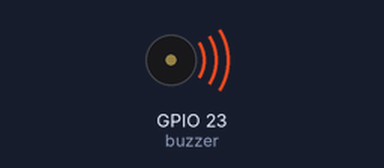
A program run on a simulated Raspberry Pi (BCM pin numbers). Shown: buzzer (waves = sounding, pin HIGH). What the program prints to the terminal is not drawn. At 2.0 s the program stops and its outputs stay as they are.

Above: at 0.1 s.
At 2.1 s:
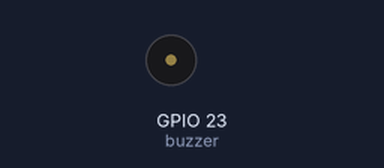
Timing chart, 0 to 3.5 s (numbered marks = the images above):
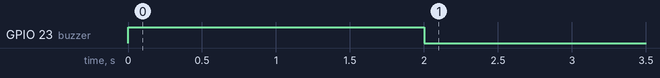

The program:

buzz.py
```python
import time
import RPi.GPIO as GPIO

GPIO.setwarnings(False)
GPIO.setmode(GPIO.BCM)

buzzer = 23
GPIO.setup(buzzer,GPIO.OUT)

print("Buzzer On!!")
GPIO.output(buzzer,GPIO.HIGH)
time.sleep(2)
GPIO.output(buzzer,GPIO.LOW)
```

Measured:
- by itself, GPIO 23 (buzzer): LOW → HIGH at 0.00 s, → LOW 2.0 s later
